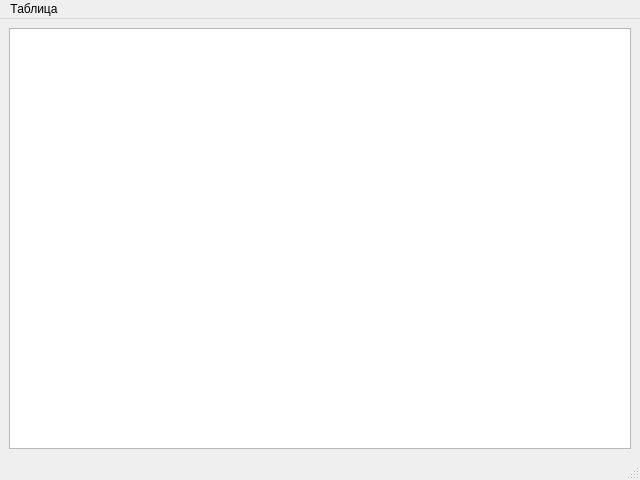
<?xml version="1.0" encoding="UTF-8"?>
<ui version="4.0">
 <class>MainWindow</class>
 <widget class="QMainWindow" name="MainWindow">
  <property name="geometry">
   <rect>
    <x>0</x>
    <y>0</y>
    <width>640</width>
    <height>480</height>
   </rect>
  </property>
  <property name="windowTitle">
   <string>Таблица игр</string>
  </property>
  <widget class="QWidget" name="centralwidget">
   <layout class="QVBoxLayout" name="verticalLayout">
    <item>
     <widget class="QTableView" name="tableView"/>
    </item>
   </layout>
  </widget>
  <widget class="QMenuBar" name="menubar">
   <property name="geometry">
    <rect>
     <x>0</x>
     <y>0</y>
     <width>640</width>
     <height>20</height>
    </rect>
   </property>
   <widget class="QMenu" name="menu">
    <property name="title">
     <string>Таблица</string>
    </property>
    <addaction name="action"/>
    <addaction name="action_2"/>
   </widget>
   <addaction name="menu"/>
  </widget>
  <widget class="QStatusBar" name="statusbar"/>
  <action name="action">
   <property name="text">
    <string>Рекорды</string>
   </property>
  </action>
  <action name="action_2">
   <property name="text">
    <string>Игры</string>
   </property>
  </action>
 </widget>
 <resources/>
 <connections/>
</ui>
